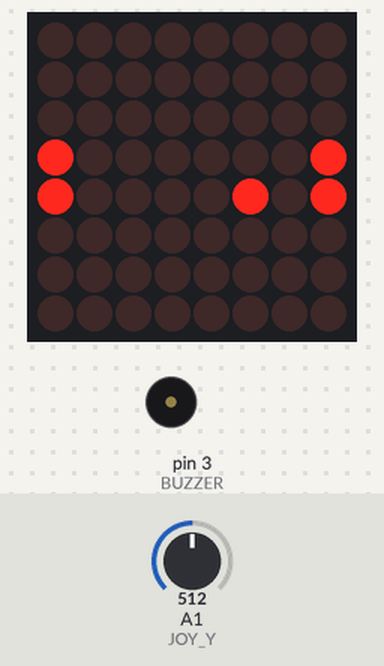
Simulated run of this sketch. Board: Arduino Uno, built with avr-gcc and run on an emulated ATmega328P. Shown: 8×8 LED matrix, buzzer (waves = sounding). The inputs (shaded band) are chosen by the test bench; at power-on: A1 (JOY_Y) = 512. Random numbers use the default seed unless the sketch sets one.

Above: at 1.2 s.
1.3 s: A1 (JOY_Y) set to 552
At 1.8 s:
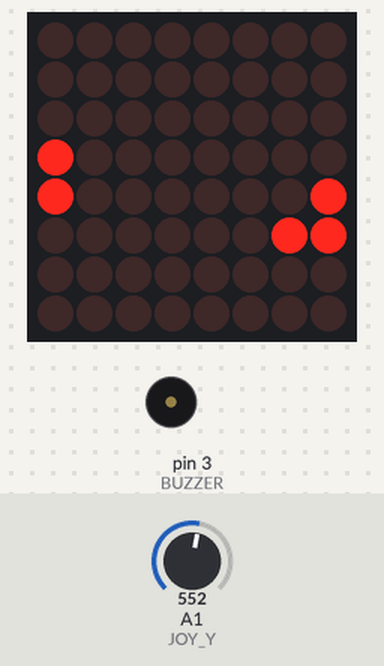
4.0 s: A1 (JOY_Y) set to 584
At 5.7 s:
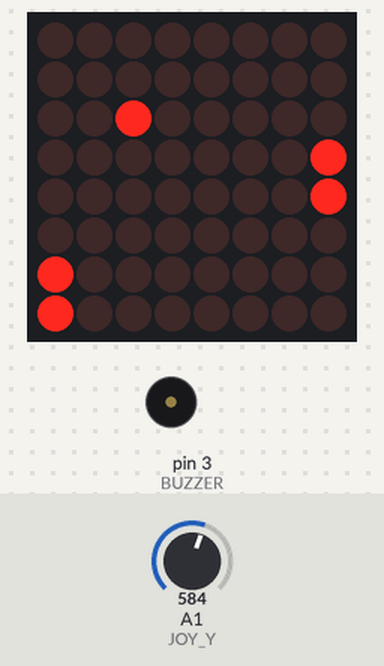
7.0 s: A1 (JOY_Y) set to 306
At 8.9 s:
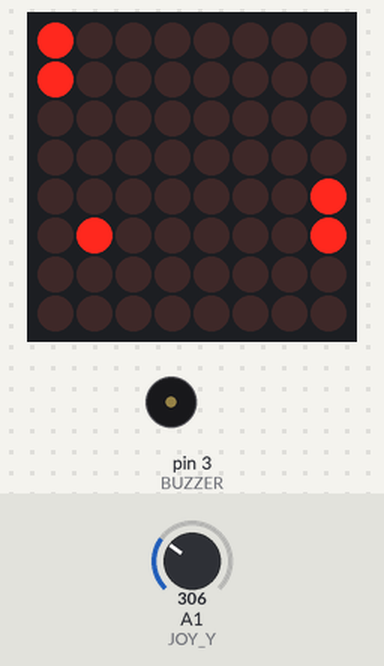
9.5 s: A1 (JOY_Y) set to 443
12.5 s: A1 (JOY_Y) set to 459
15.5 s: A1 (JOY_Y) set to 716
At 18.1 s:
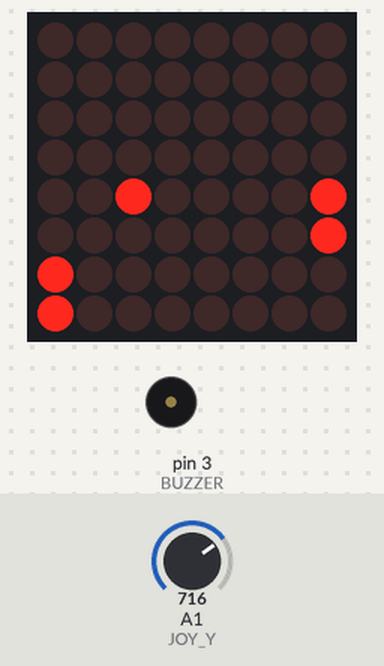
Timing chart, 0 to 21.3 s (numbered marks = the images above; inputs shaded):
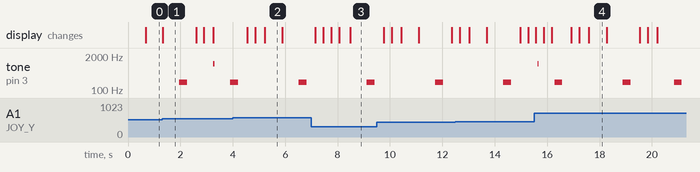

Measured:
- the behaviour switches between 570 and 571 on A1 (JOY_Y) (found by bisection; images 1 and 2)
- by itself, tone on pin 3 (BUZZER): plays 1000 Hz for 0.05 s, 200 Hz for 0.30 s, 200 Hz for 0.30 s, 200 Hz for 0.30 s
- what the display in image 1 shows lasts 1.3 s, from 1.3 s to 2.6 s
- what the display in image 2 shows lasts 0.7 s, from 5.2 s to 5.9 s

The sketch:

ping_pong.ino
```cpp
#include <LedControl.h>

#define DIN 11
#define CS 10
#define CLK 13
LedControl lc = LedControl(DIN, CLK, CS, 1);

#define JOY_Y A1
#define BUZZER 3

int ballX = 4, ballY = 3;
int ballDX = 1, ballDY = 1;

int playerY = 3;
int aiY = 3;

unsigned long lastMove = 0;
const int moveDelay = 650;

unsigned long lastPaddleMove = 0;
const int paddleDelay = 100;  // milliseconds
const int deadZoneLow = 450;
const int deadZoneHigh = 570;

void setup() {
  lc.shutdown(0, false);
  lc.setIntensity(0, 5);
  lc.clearDisplay(0);
  pinMode(BUZZER, OUTPUT);
}

void loop() {
  // === Player Paddle Control ===
  int joyVal = analogRead(JOY_Y);

  if (millis() - lastPaddleMove > paddleDelay) {
    if (joyVal < deadZoneLow && playerY > 0) {
      playerY--;
      lastPaddleMove = millis();
    }
    if (joyVal > deadZoneHigh && playerY < 6) {
      playerY++;
      lastPaddleMove = millis();
    }
  }

  // === Ball Movement ===
  if (millis() - lastMove > moveDelay) {
    lastMove = millis();

    ballX += ballDX;
    ballY += ballDY;

    // Bounce off top/bottom walls
    if (ballY <= 0 || ballY >= 7) {
      ballDY *= -1;
      tone(BUZZER, 1000, 50);
    }

    // Bounce off player paddle
    if (ballX == 1 && (ballY == playerY || ballY == playerY + 1)) {
      ballDX = 1;
      tone(BUZZER, 800, 50);
    }

    // Bounce off AI paddle
    if (ballX == 6 && (ballY == aiY || ballY == aiY + 1)) {
      ballDX = -1;
      tone(BUZZER, 900, 50);
    }

    // Missed by player
    if (ballX <= 0) {
      resetBall();
    }

    // Missed by AI
    if (ballX >= 7) {
      resetBall();
    }

    // === AI Paddle Movement ===
    if (ballY > aiY + 1 && aiY < 6) aiY++;
    if (ballY < aiY && aiY > 0) aiY--;
  }

  // === Draw Frame ===
  drawFrame();
}

void resetBall() {
  tone(BUZZER, 200, 300);
  delay(500);
  ballX = 4;
  ballY = random(2, 6);
  ballDX = (random(0, 2) == 0) ? -1 : 1;
  ballDY = (random(0, 2) == 0) ? -1 : 1;
}

void drawFrame() {
  lc.clearDisplay(0);

  // Player paddle
  lc.setLed(0, playerY, 0, true);
  lc.setLed(0, playerY + 1, 0, true);

  // AI paddle
  lc.setLed(0, aiY, 7, true);
  lc.setLed(0, aiY + 1, 7, true);

  // Ball
  lc.setLed(0, ballY, ballX, true);
}
```
